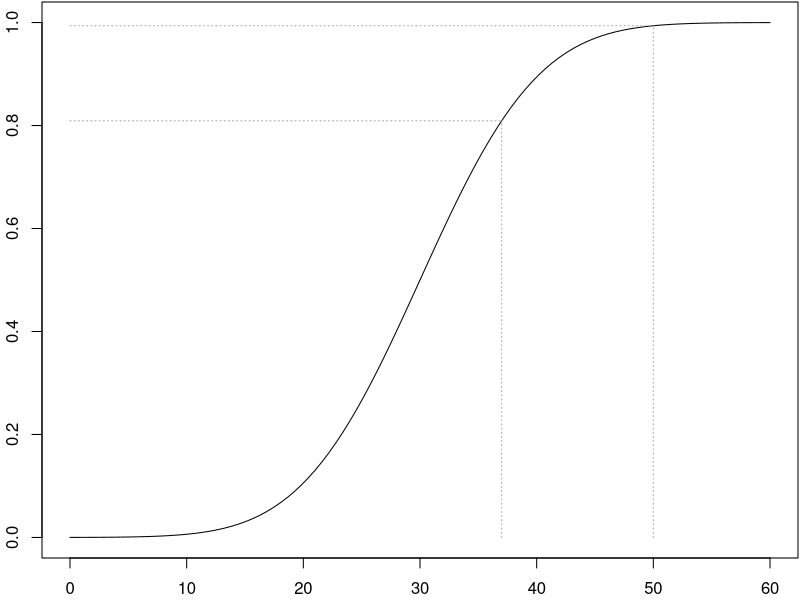
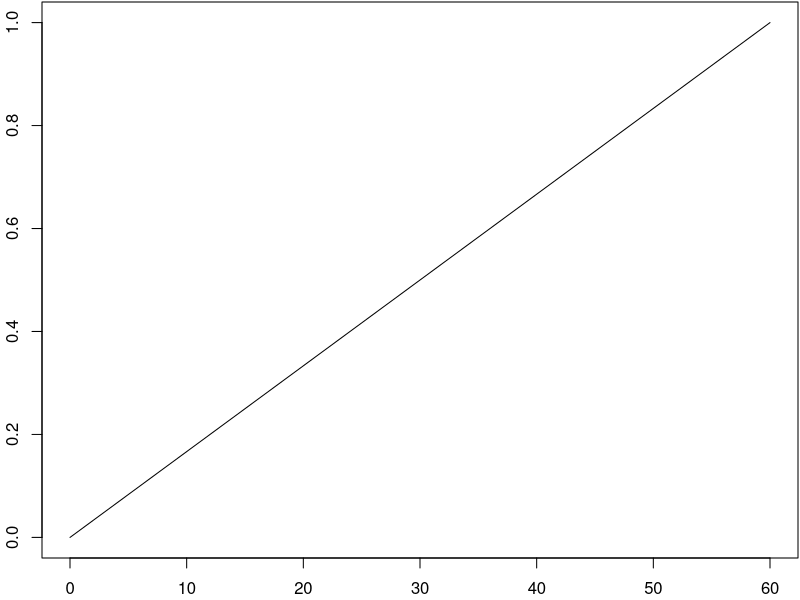
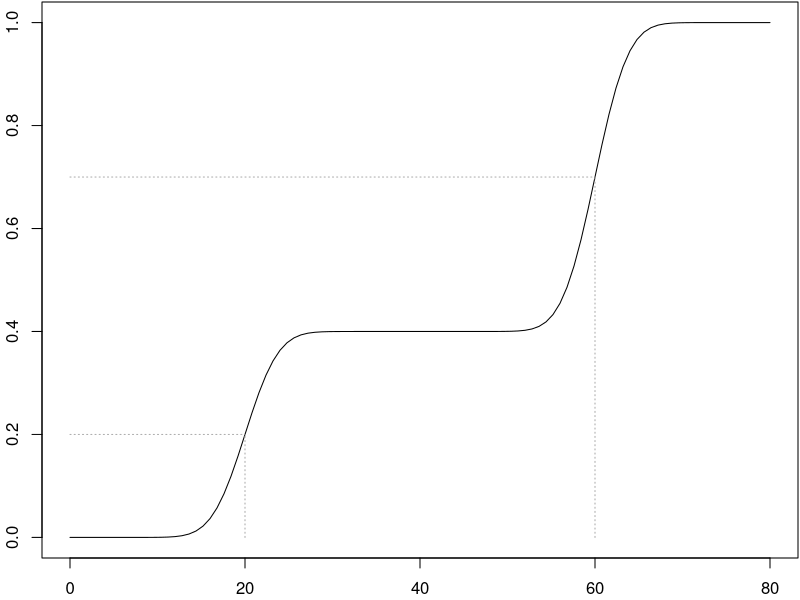
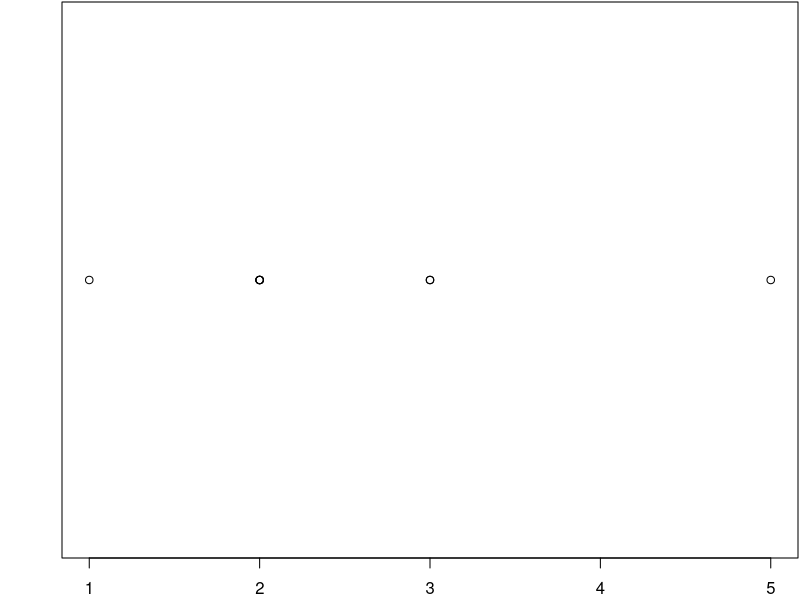
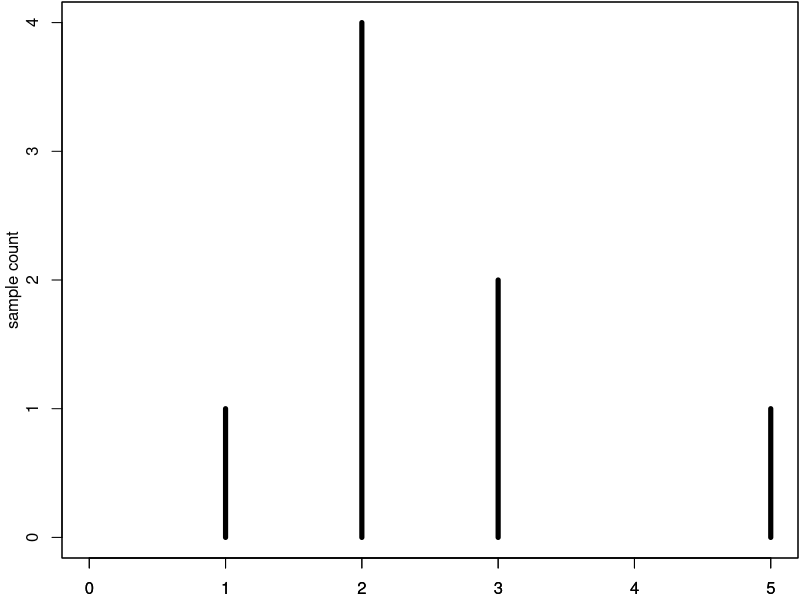
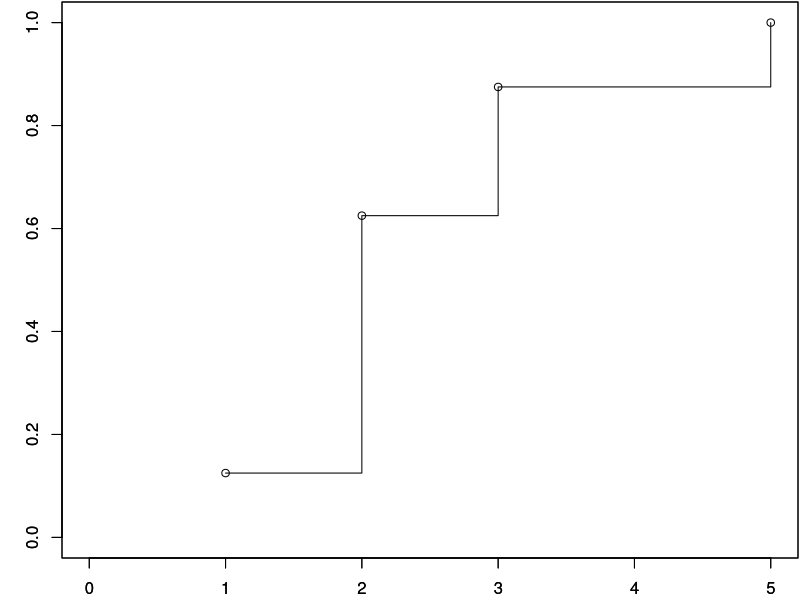
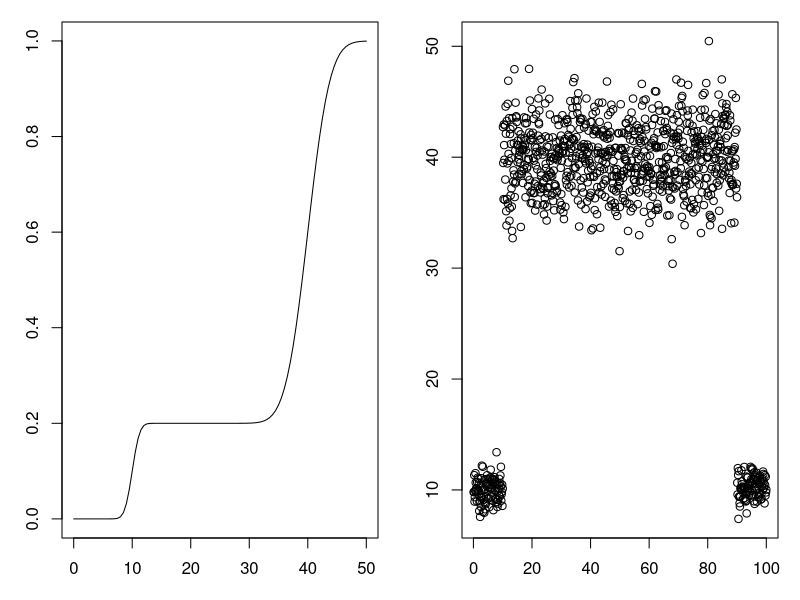

Generate these figures, in order, with R:
# Copyright (c) 2015 by Matthieu Boutier <boutier@univ-paris-diderot.fr>
#                       University of Paris Diderot

# Permission is hereby granted, free of charge, to any person obtaining a copy
# of this software and associated documentation files (the "Software"), to deal
# in the Software without restriction, including without limitation the rights
# to use, copy, modify, merge, publish, distribute, sublicense, and/or sell
# copies of the Software, and to permit persons to whom the Software is
# furnished to do so, subject to the following conditions:

# The above copyright notice and this permission notice shall be included in
# all copies or substantial portions of the Software.

# THE SOFTWARE IS PROVIDED "AS IS", WITHOUT WARRANTY OF ANY KIND, EXPRESS OR
# IMPLIED, INCLUDING BUT NOT LIMITED TO THE WARRANTIES OF MERCHANTABILITY,
# FITNESS FOR A PARTICULAR PURPOSE AND NONINFRINGEMENT.  IN NO EVENT SHALL THE
# AUTHORS OR COPYRIGHT HOLDERS BE LIABLE FOR ANY CLAIM, DAMAGES OR OTHER
# LIABILITY, WHETHER IN AN ACTION OF CONTRACT, TORT OR OTHERWISE, ARISING FROM,
# OUT OF OR IN CONNECTION WITH THE SOFTWARE OR THE USE OR OTHER DEALINGS IN
# THE SOFTWARE.

open_device <- function(filename, type) {
    filename <- sub(paste(".", type, "$", sep=""), "", filename)
    filename = paste(filename, type, sep=".");
    print(paste("drawing:", filename))
    f_pixels <- function() {
        do.call(type, list(file = filename, width = flag_width,
                height = flag_height, units = "in", res = 300))
    }
    f_other <- function() {
        do.call(type, list(file = filename, width = flag_width,
                height = flag_height))
    }
    if(Sys.info()[["sysname"]] == "Darwin") {
        f_quartz <- function() {
            quartz(file = filename, width = flag_width,
                   height = flag_height, type = type, dpi=300)
        }
        # On MacOS, the best is to use quartz.
        tryCatch(f_quartz(), error = function(e) { f_other() })
    } else {
        # Works on Linux:
        tryCatch(f_pixels(), error = function(e) {f_other()})
    }
}

project <- function(f, x_val) {
    y_val <- f(x_val)
    segments(x_val, rep(0, length(x_val)), x_val, y_val, lty = 3,
             col = "darkgrey")
    segments(rep(0, length(x_val)), y_val, x_val, y_val, lty = 3,
             col = "darkgrey")
}

flag_size <- 3
flag_width <- 1.6 * flag_size
flag_height <- 1 * flag_size

open_device("simple", "svg")
par(mfrow = c(1, 1), mar = c(2,2,0,0) + 0.1)
f <- function(x) pnorm(x, 30, 8)
plot(f, 0, 60, xlab="", ylab="")
project(f, c(37, 50))
rc <- dev.off()

open_device("segment", "svg")
par(mfrow = c(1, 1), mar = c(2,2,0,0) + 0.1)
plot(c(0, 60), c(0, 1), xlab="", ylab="", type="l")
rc <- dev.off()

open_device("bearing", "svg")
par(mfrow = c(1, 1), mar = c(2,2,0,0) + 0.1)
f <- function(x) pnorm(x, 20, 3) * .4 + pnorm(x, 60, 3) * .6
plot(f, 0, 80, xlab="", ylab="")
project(f, c(20, 60))
rc <- dev.off()

sample <- c(3, 2, 2, 3, 1, 2, 5, 2)

bak <- flag_height
flag_height <- 1
open_device("distrib", "svg")
par(mfrow = c(1, 1), mar = c(2,3,0,0) + 0.1)
f <- function(x) pnorm(x, 30, 8)
plot(sample, rep(0, 8), xlab="", ylab="", axes=FALSE)
axis(1)
box(bty="o")
rc <- dev.off()
flag_height <- bak

ssample <- sort(sample)
agg <- aggregate(ssample, FUN=length, by=list(xx=ssample))
open_device("hist", "svg")
par(mfrow = c(1, 1), mar = c(2,3,0,0) + 0.1)
plot(0, type="n", xlab="", ylab="", main="",
     xlim=c(0, max(agg$xx)), ylim = c(0, max(agg$x)))
axis(1)
mtext("sample count", 2, line = 2, las = 0)
box(bty="o")
segments(agg$xx, rep(0, nrow(agg)), agg$xx, agg$x, lwd = 5)
rc <- dev.off()

open_device("ecdf", "svg")
par(mfrow = c(1, 1), mar = c(2,3,0,0) + 0.1)
plot(agg$xx, cumsum(agg$x) / length(sample), xlab="", ylab="",
     xlim=c(0, max(agg$xx)), ylim = c(0, 1), type="s")
par(new = TRUE)
plot(agg$xx, cumsum(agg$x) / length(sample), xlab="", ylab="",
     xlim=c(0, max(agg$xx)), ylim = c(0, 1))
rc <- dev.off()

bak <- flag_width
flag_width <- 2 * flag_width
open_device("trailing", "svg")
par(mfrow = c(1, 2), mar = c(3,3,1,1) + 0.1)
f <- function(x) pnorm(x, 10, 1) * .2 + pnorm(x, 40, 3) * .8
g <- function(x) c(rnorm(x * .1, 10, 1), rnorm(x *.8, 40, 3), rnorm(x * .1, 10, 1))
time <- 1:1000 / 10
sample <- g(1000)
plot(f, 0, 50, xlab="", ylab="")
plot(time, sample, xlab="", ylab="")
rc <- dev.off()
flag_width <- bak
